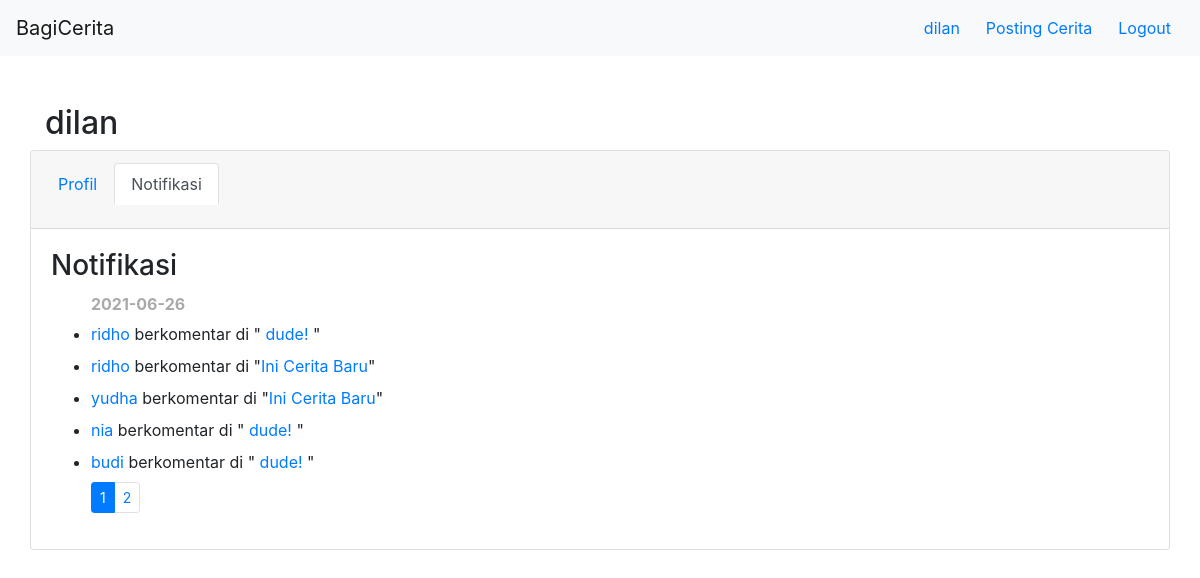
Before: /user/notifikasi (signed in) with the older database file.
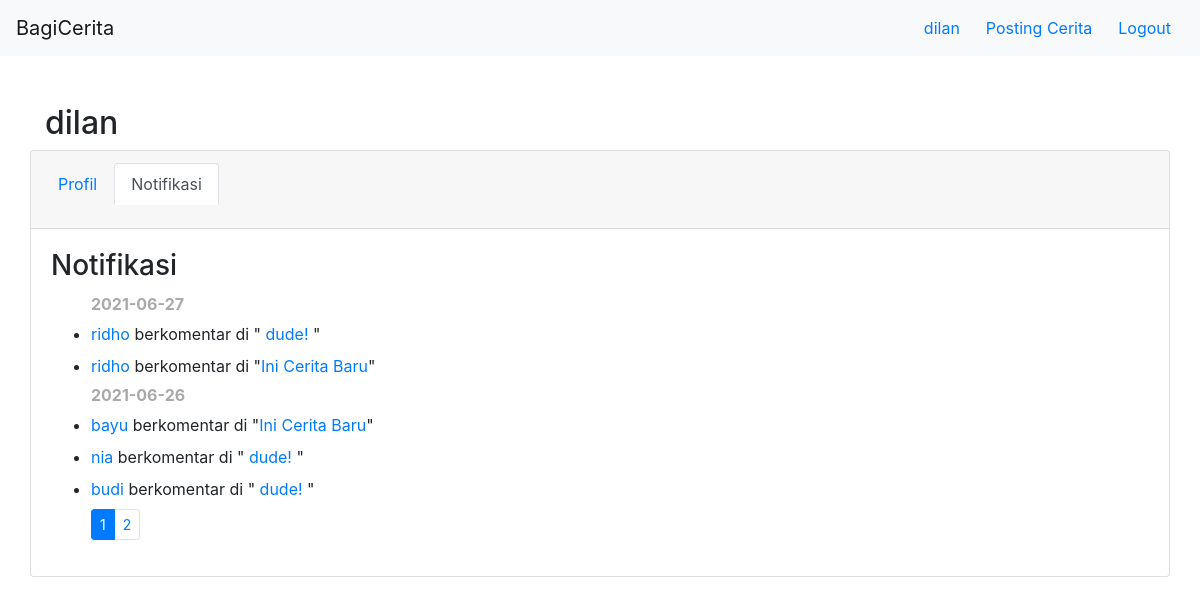
After: the same page with the newer database file.
### story/models.py (models this page shows, shortened)
class Comment(models.Model):
    content = models.TextField(blank=True,null=True)
    user = models.ForeignKey(User, on_delete=models.CASCADE,default=None)
    story = models.ForeignKey(Story, on_delete=models.CASCADE,default=None)
    replied_comment_id = models.IntegerField(default=0)
    rating = models.IntegerField(default=1)
    read_status = models.BooleanField(default=False)
    date_posted = models.DateTimeField(null=True, blank=True)
    class Meta:
        ordering = ["-date_posted"]

class Story(models.Model):
    title = models.CharField(max_length=120,blank=True)
    date_posted = models.DateTimeField(null=True, blank=True)
    content = RichTextField(blank=True,null=True)
    user = models.ForeignKey(User, on_delete=models.CASCADE,default=None)
    words_count = models.IntegerField(default=0)
    class Meta:
        ordering = ["-date_posted"]

### user/views.py (the view)
# urls.py: path('notifikasi',notifikasi_view,name="notifikasi"),
@login_required
def notifikasi_view(request):
    comments = get_comments_notification(request.user, 'all')
    paginator = Paginator(comments, 5)
    page=1
    if(request.GET.get("page")):
        page = request.GET.get("page")
    comments = paginator.get_page(page)
    last_date="0"
    for comment in comments:
        comment_date = str(datetime.date(comment.date_posted))
        if(last_date != comment_date):
            last_date = comment_date
            comment.new_date = True
    context = {
        "page":"notifikasi",
        "username":request.user.username,
        "comments":comments,
        "len":len(comments)
    }
    return render(request,"user/notifikasi.html",context)

### bagicerita/context_processor.py (called while the page is built)
def get_auth_form(request):
    registerForm = UserCreationForm()
    return{
        'register_form':registerForm
    }

def check_if_logged_in(request):
    if request.user.is_authenticated:
        return{
            'logged_in':True,
            'username':request.user.username
        }
    else:
        return {
            'logged_in':False
        }

### bagicerita/helpers.py (called while the page is built)
def get_comments_notification(user,status):
    if(status == "unread"):
	    comments = Comment.objects.filter(read_status=False,replied_comment_id=0)
    else:
	    comments = Comment.objects.filter(replied_comment_id=0)
    comments_notif = []
    for comment in comments:
        if(comment.story.user == user):
            comments_notif.append(comment)
            if(status != "unread"):
                comment.read_status = True
                comment.save()
    return comments_notif

### templates/user/notifikasi.html (shortened to what this page needs)
{% extends 'base.html' %}
{% block content %}
    {% include 'navbar.html' %}
    <div class="container mt-5">
        <h2>{{username}}</h2>
        <div class="row">
            <div class="card" style="width: 100%">
                {% include 'user/profile_tab.html' %}
                <div class="card-body">
                    <h3 class="card-title">Notifikasi</h3>
                    <ul>
                        {% for comment in comments %}
                            {% if comment.new_date %}
                                <h6 style="color:#a9a9a9;font-weight: bold;">{{comment.date_posted|date:'Y-m-d'}}</h6>
                            {% endif %}
                            <li class="mb-2"><a href="/user/{{comment.user.username}}/profile">{{comment.user.username}}</a> berkomentar di "<a href="/stories/{{comment.story.id}}">{{comment.story.title}}</a>"</li>
                        {% endfor %}
                        {% if len != 0 %}
                            <nav aria-label="Page navigation example">
                                <ul class="pagination pagination-sm">
                                    {% for num in comments.paginator.page_range %}
                                        <li class="page-item {% if comments.number == num %} active {% endif %}"><a class="page-link" href="/user/notifikasi?page={{num}}">{{num}}</a></li>
                                    {% endfor %}
                                </ul>
                            </nav>
                        {% endif %}
                    </ul>
                </div>
            </div>
        </div>
    </div>
{% endblock %}

Changed rows visible on the page:
no longer on this page (row edited): Comment: user.username "yudha", story "Ini Cerita Baru"
changed Comment (number 1 of 5 on the later page): date_posted "2021-06-26" → "2021-06-27"
added Comment: date_posted "2021-06-26", user.username "bayu", story "Ini Cerita Baru"
